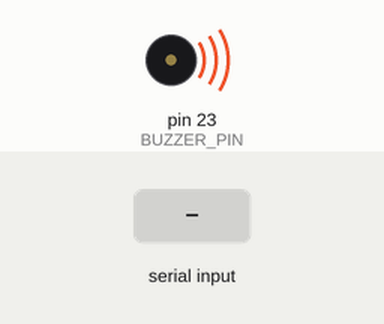
Simulated run of this sketch. Board: Arduino Mega 2560, built with avr-gcc and run on an emulated ATmega2560. Shown: buzzer (waves = sounding, pin HIGH). Inputs (shaded band) come from the test bench.

Above: at 1.2 s.
1.3 s: "1" received over Serial
At 2.2 s:
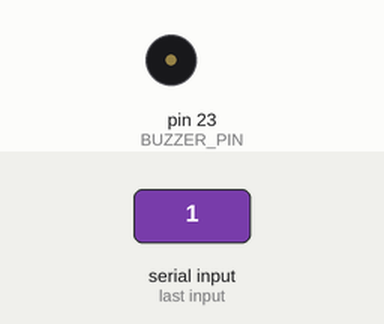
2.8 s: "0" received over Serial
At 3.3 s:
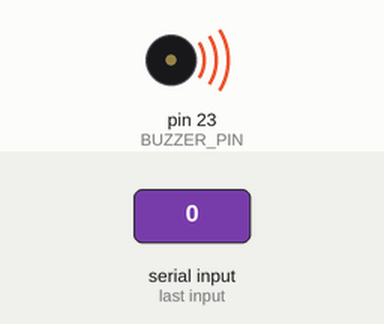
Timing chart, 0 to 5.8 s (numbered marks = the images above; inputs shaded):
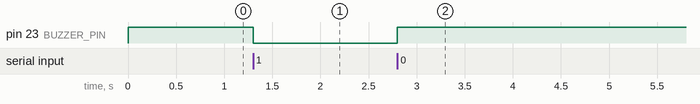

The sketch:

ultrasonic.ino
```cpp
#define BUZZER_PIN 23
#define TRIG_PIN 5
#define ECHO_PIN 18

long duration;
float distance;

void setup() {
  Serial.begin(115200);

  pinMode(BUZZER_PIN, OUTPUT);
  digitalWrite(BUZZER_PIN, HIGH); // OFF

  pinMode(TRIG_PIN, OUTPUT);
  pinMode(ECHO_PIN, INPUT);
}

float getDistance() {
  digitalWrite(TRIG_PIN, LOW);
  delayMicroseconds(2);

  digitalWrite(TRIG_PIN, HIGH);
  delayMicroseconds(10);
  digitalWrite(TRIG_PIN, LOW);

  duration = pulseIn(ECHO_PIN, HIGH, 30000);

  if (duration == 0) return -1; // no signal

  return duration * 0.034 / 2;
}

void loop() {
  if (Serial.available()) {
    char data = Serial.read();

    if (data == 'D') {
      float d = getDistance();
      Serial.print("DIST:");
      Serial.println(d);
    }

    if (data == '1') {
      digitalWrite(BUZZER_PIN, LOW);   // ON
    }

    if (data == '0') {
      digitalWrite(BUZZER_PIN, HIGH);  // OFF
    }
  }
}
```

Measured:
- after the input at 1.3 s, pin 23 (BUZZER_PIN): HIGH → LOW at once
- after the input at 2.8 s, pin 23 (BUZZER_PIN): LOW → HIGH at once
